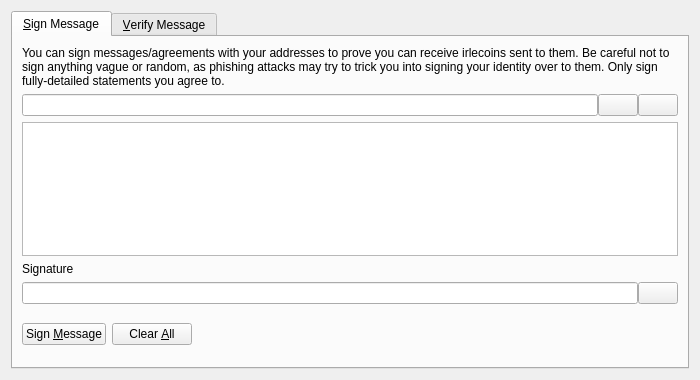
<?xml version="1.0" encoding="UTF-8"?>
<ui version="4.0">
 <class>SignVerifyMessageDialog</class>
 <widget class="QDialog" name="SignVerifyMessageDialog">
  <property name="geometry">
   <rect>
    <x>0</x>
    <y>0</y>
    <width>700</width>
    <height>380</height>
   </rect>
  </property>
  <property name="windowTitle">
   <string>Signatures - Sign / Verify a Message</string>
  </property>
  <property name="modal">
   <bool>true</bool>
  </property>
  <layout class="QVBoxLayout" name="verticalLayout">
   <item>
    <widget class="QTabWidget" name="tabWidget">
     <property name="currentIndex">
      <number>0</number>
     </property>
     <widget class="QWidget" name="tabSignMessage">
      <attribute name="title">
       <string>&amp;Sign Message</string>
      </attribute>
      <layout class="QVBoxLayout" name="verticalLayout_SM">
       <item>
        <widget class="QLabel" name="infoLabel_SM">
         <property name="text">
          <string>You can sign messages/agreements with your addresses to prove you can receive irlecoins sent to them. Be careful not to sign anything vague or random, as phishing attacks may try to trick you into signing your identity over to them. Only sign fully-detailed statements you agree to.</string>
         </property>
         <property name="textFormat">
          <enum>Qt::PlainText</enum>
         </property>
         <property name="wordWrap">
          <bool>true</bool>
         </property>
        </widget>
       </item>
       <item>
        <layout class="QHBoxLayout" name="horizontalLayout_1_SM">
         <property name="spacing">
          <number>0</number>
         </property>
         <item>
          <widget class="QValidatedLineEdit" name="addressIn_SM">
           <property name="toolTip">
            <string>The IrleCoin address to sign the message with</string>
           </property>
          </widget>
         </item>
         <item>
          <widget class="QPushButton" name="addressBookButton_SM">
           <property name="toolTip">
            <string>Choose previously used address</string>
           </property>
           <property name="text">
            <string/>
           </property>
           <property name="icon">
            <iconset resource="../bitcoin.qrc">
             <normaloff>:/icons/address-book</normaloff>:/icons/address-book</iconset>
           </property>
           <property name="shortcut">
            <string>Alt+A</string>
           </property>
           <property name="autoDefault">
            <bool>false</bool>
           </property>
          </widget>
         </item>
         <item>
          <widget class="QPushButton" name="pasteButton_SM">
           <property name="toolTip">
            <string>Paste address from clipboard</string>
           </property>
           <property name="text">
            <string/>
           </property>
           <property name="icon">
            <iconset resource="../bitcoin.qrc">
             <normaloff>:/icons/editpaste</normaloff>:/icons/editpaste</iconset>
           </property>
           <property name="shortcut">
            <string>Alt+P</string>
           </property>
           <property name="autoDefault">
            <bool>false</bool>
           </property>
          </widget>
         </item>
        </layout>
       </item>
       <item>
        <widget class="QPlainTextEdit" name="messageIn_SM">
         <property name="toolTip">
          <string>Enter the message you want to sign here</string>
         </property>
        </widget>
       </item>
       <item>
        <widget class="QLabel" name="signatureLabel_SM">
         <property name="text">
          <string>Signature</string>
         </property>
         <property name="textFormat">
          <enum>Qt::PlainText</enum>
         </property>
        </widget>
       </item>
       <item>
        <layout class="QHBoxLayout" name="horizontalLayout_2_SM">
         <property name="spacing">
          <number>0</number>
         </property>
         <item>
          <widget class="QLineEdit" name="signatureOut_SM">
           <property name="font">
            <font>
             <italic>true</italic>
            </font>
           </property>
           <property name="readOnly">
            <bool>true</bool>
           </property>
          </widget>
         </item>
         <item>
          <widget class="QPushButton" name="copySignatureButton_SM">
           <property name="toolTip">
            <string>Copy the current signature to the system clipboard</string>
           </property>
           <property name="text">
            <string/>
           </property>
           <property name="icon">
            <iconset resource="../bitcoin.qrc">
             <normaloff>:/icons/editcopy</normaloff>:/icons/editcopy</iconset>
           </property>
           <property name="autoDefault">
            <bool>false</bool>
           </property>
          </widget>
         </item>
        </layout>
       </item>
       <item>
        <layout class="QHBoxLayout" name="horizontalLayout_3_SM">
         <item>
          <widget class="QPushButton" name="signMessageButton_SM">
           <property name="toolTip">
            <string>Sign the message to prove you own this IrleCoin address</string>
           </property>
           <property name="text">
            <string>Sign &amp;Message</string>
           </property>
           <property name="icon">
            <iconset resource="../bitcoin.qrc">
             <normaloff>:/icons/edit</normaloff>:/icons/edit</iconset>
           </property>
           <property name="autoDefault">
            <bool>false</bool>
           </property>
          </widget>
         </item>
         <item>
          <widget class="QPushButton" name="clearButton_SM">
           <property name="toolTip">
            <string>Reset all sign message fields</string>
           </property>
           <property name="text">
            <string>Clear &amp;All</string>
           </property>
           <property name="icon">
            <iconset resource="../bitcoin.qrc">
             <normaloff>:/icons/remove</normaloff>:/icons/remove</iconset>
           </property>
           <property name="autoDefault">
            <bool>false</bool>
           </property>
          </widget>
         </item>
         <item>
          <spacer name="horizontalSpacer_1_SM">
           <property name="orientation">
            <enum>Qt::Horizontal</enum>
           </property>
           <property name="sizeHint" stdset="0">
            <size>
             <width>40</width>
             <height>48</height>
            </size>
           </property>
          </spacer>
         </item>
         <item>
          <widget class="QLabel" name="statusLabel_SM">
           <property name="font">
            <font>
             <weight>75</weight>
             <bold>true</bold>
            </font>
           </property>
           <property name="text">
            <string/>
           </property>
           <property name="wordWrap">
            <bool>true</bool>
           </property>
          </widget>
         </item>
         <item>
          <spacer name="horizontalSpacer_2_SM">
           <property name="orientation">
            <enum>Qt::Horizontal</enum>
           </property>
           <property name="sizeHint" stdset="0">
            <size>
             <width>40</width>
             <height>48</height>
            </size>
           </property>
          </spacer>
         </item>
        </layout>
       </item>
      </layout>
     </widget>
     <widget class="QWidget" name="tabVerifyMessage">
      <attribute name="title">
       <string>&amp;Verify Message</string>
      </attribute>
      <layout class="QVBoxLayout" name="verticalLayout_VM">
       <item>
        <widget class="QLabel" name="infoLabel_VM">
         <property name="text">
          <string>Enter the receiver's address, message (ensure you copy line breaks, spaces, tabs, etc. exactly) and signature below to verify the message. Be careful not to read more into the signature than what is in the signed message itself, to avoid being tricked by a man-in-the-middle attack. Note that this only proves the signing party receives with the address, it cannot prove sendership of any transaction!</string>
         </property>
         <property name="textFormat">
          <enum>Qt::PlainText</enum>
         </property>
         <property name="alignment">
          <set>Qt::AlignLeading|Qt::AlignLeft|Qt::AlignTop</set>
         </property>
         <property name="wordWrap">
          <bool>true</bool>
         </property>
        </widget>
       </item>
       <item>
        <layout class="QHBoxLayout" name="horizontalLayout_1_VM">
         <property name="spacing">
          <number>0</number>
         </property>
         <item>
          <widget class="QValidatedLineEdit" name="addressIn_VM">
           <property name="toolTip">
            <string>The IrleCoin address the message was signed with</string>
           </property>
          </widget>
         </item>
         <item>
          <widget class="QPushButton" name="addressBookButton_VM">
           <property name="toolTip">
            <string>Choose previously used address</string>
           </property>
           <property name="text">
            <string/>
           </property>
           <property name="icon">
            <iconset resource="../bitcoin.qrc">
             <normaloff>:/icons/address-book</normaloff>:/icons/address-book</iconset>
           </property>
           <property name="shortcut">
            <string>Alt+A</string>
           </property>
           <property name="autoDefault">
            <bool>false</bool>
           </property>
          </widget>
         </item>
        </layout>
       </item>
       <item>
        <widget class="QPlainTextEdit" name="messageIn_VM"/>
       </item>
       <item>
        <widget class="QValidatedLineEdit" name="signatureIn_VM"/>
       </item>
       <item>
        <layout class="QHBoxLayout" name="horizontalLayout_2_VM">
         <item>
          <widget class="QPushButton" name="verifyMessageButton_VM">
           <property name="toolTip">
            <string>Verify the message to ensure it was signed with the specified IrleCoin address</string>
           </property>
           <property name="text">
            <string>Verify &amp;Message</string>
           </property>
           <property name="icon">
            <iconset resource="../bitcoin.qrc">
             <normaloff>:/icons/transaction_0</normaloff>:/icons/transaction_0</iconset>
           </property>
           <property name="autoDefault">
            <bool>false</bool>
           </property>
          </widget>
         </item>
         <item>
          <widget class="QPushButton" name="clearButton_VM">
           <property name="toolTip">
            <string>Reset all verify message fields</string>
           </property>
           <property name="text">
            <string>Clear &amp;All</string>
           </property>
           <property name="icon">
            <iconset resource="../bitcoin.qrc">
             <normaloff>:/icons/remove</normaloff>:/icons/remove</iconset>
           </property>
           <property name="autoDefault">
            <bool>false</bool>
           </property>
          </widget>
         </item>
         <item>
          <spacer name="horizontalSpacer_1_VM">
           <property name="orientation">
            <enum>Qt::Horizontal</enum>
           </property>
           <property name="sizeHint" stdset="0">
            <size>
             <width>40</width>
             <height>48</height>
            </size>
           </property>
          </spacer>
         </item>
         <item>
          <widget class="QLabel" name="statusLabel_VM">
           <property name="font">
            <font>
             <weight>75</weight>
             <bold>true</bold>
            </font>
           </property>
           <property name="text">
            <string/>
           </property>
           <property name="wordWrap">
            <bool>true</bool>
           </property>
          </widget>
         </item>
         <item>
          <spacer name="horizontalSpacer_2_VM">
           <property name="orientation">
            <enum>Qt::Horizontal</enum>
           </property>
           <property name="sizeHint" stdset="0">
            <size>
             <width>40</width>
             <height>48</height>
            </size>
           </property>
          </spacer>
         </item>
        </layout>
       </item>
      </layout>
     </widget>
    </widget>
   </item>
  </layout>
 </widget>
 <customwidgets>
  <customwidget>
   <class>QValidatedLineEdit</class>
   <extends>QLineEdit</extends>
   <header>qvalidatedlineedit.h</header>
  </customwidget>
 </customwidgets>
 <resources>
  <include location="../bitcoin.qrc"/>
 </resources>
 <connections/>
</ui>
